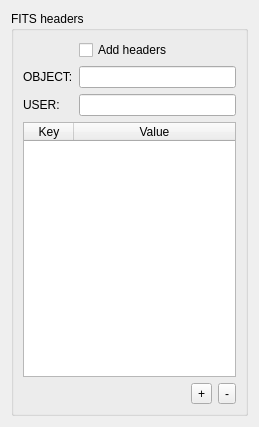
<?xml version="1.0" encoding="UTF-8"?>
<ui version="4.0">
 <class>FitsHeadersWidget</class>
 <widget class="QWidget" name="FitsHeadersWidget">
  <property name="geometry">
   <rect>
    <x>0</x>
    <y>0</y>
    <width>259</width>
    <height>427</height>
   </rect>
  </property>
  <property name="windowTitle">
   <string>Form</string>
  </property>
  <layout class="QHBoxLayout" name="horizontalLayout">
   <item>
    <widget class="QGroupBox" name="groupBox">
     <property name="title">
      <string>FITS headers</string>
     </property>
     <layout class="QFormLayout" name="formLayout">
      <item row="0" column="1">
       <widget class="QCheckBox" name="checkAddHeaders">
        <property name="text">
         <string>Add headers</string>
        </property>
       </widget>
      </item>
      <item row="1" column="0">
       <widget class="QLabel" name="label">
        <property name="text">
         <string>OBJECT:</string>
        </property>
       </widget>
      </item>
      <item row="1" column="1">
       <widget class="QLineEdit" name="textObject"/>
      </item>
      <item row="2" column="0">
       <widget class="QLabel" name="label_3">
        <property name="text">
         <string>USER:</string>
        </property>
       </widget>
      </item>
      <item row="2" column="1">
       <widget class="QLineEdit" name="textUser"/>
      </item>
      <item row="3" column="0" colspan="2">
       <widget class="QTableWidget" name="tableAdditionalHeaders">
        <property name="columnCount">
         <number>2</number>
        </property>
        <attribute name="horizontalHeaderDefaultSectionSize">
         <number>50</number>
        </attribute>
        <attribute name="horizontalHeaderStretchLastSection">
         <bool>true</bool>
        </attribute>
        <attribute name="verticalHeaderVisible">
         <bool>false</bool>
        </attribute>
        <column>
         <property name="text">
          <string>Key</string>
         </property>
        </column>
        <column>
         <property name="text">
          <string>Value</string>
         </property>
        </column>
       </widget>
      </item>
      <item row="4" column="0" colspan="2">
       <layout class="QHBoxLayout" name="horizontalLayout_2">
        <item>
         <spacer name="horizontalSpacer">
          <property name="orientation">
           <enum>Qt::Horizontal</enum>
          </property>
          <property name="sizeHint" stdset="0">
           <size>
            <width>40</width>
            <height>20</height>
           </size>
          </property>
         </spacer>
        </item>
        <item>
         <widget class="QToolButton" name="buttonAddHeader">
          <property name="text">
           <string>+</string>
          </property>
         </widget>
        </item>
        <item>
         <widget class="QToolButton" name="buttonDelHeader">
          <property name="text">
           <string>-</string>
          </property>
         </widget>
        </item>
       </layout>
      </item>
     </layout>
    </widget>
   </item>
  </layout>
 </widget>
 <resources/>
 <connections/>
</ui>
